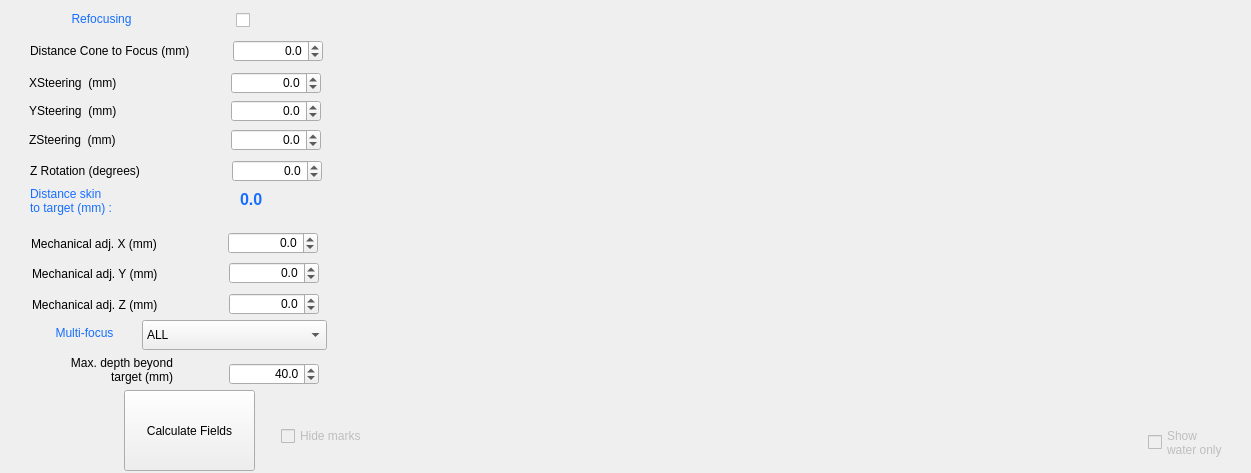
<?xml version="1.0" encoding="UTF-8"?>
<ui version="4.0">
 <class>Widget</class>
 <widget class="QWidget" name="Widget">
  <property name="geometry">
   <rect>
    <x>0</x>
    <y>0</y>
    <width>1251</width>
    <height>473</height>
   </rect>
  </property>
  <property name="windowTitle">
   <string>Widget</string>
  </property>
  <property name="styleSheet">
   <string notr="true"/>
  </property>
  <widget class="QLabel" name="label_20">
   <property name="geometry">
    <rect>
     <x>31</x>
     <y>234</y>
     <width>143</width>
     <height>20</height>
    </rect>
   </property>
   <property name="text">
    <string>Mechanical adj. X (mm)</string>
   </property>
  </widget>
  <widget class="QDoubleSpinBox" name="ZSteeringSpinBox">
   <property name="geometry">
    <rect>
     <x>231</x>
     <y>129</y>
     <width>90</width>
     <height>22</height>
    </rect>
   </property>
   <property name="alignment">
    <set>Qt::AlignRight|Qt::AlignTrailing|Qt::AlignVCenter</set>
   </property>
   <property name="decimals">
    <number>1</number>
   </property>
   <property name="minimum">
    <double>-5.000000000000000</double>
   </property>
   <property name="maximum">
    <double>5.000000000000000</double>
   </property>
   <property name="singleStep">
    <double>0.100000000000000</double>
   </property>
   <property name="value">
    <double>0.000000000000000</double>
   </property>
  </widget>
  <widget class="QLabel" name="label_19">
   <property name="geometry">
    <rect>
     <x>29</x>
     <y>130</y>
     <width>143</width>
     <height>20</height>
    </rect>
   </property>
   <property name="text">
    <string>ZSteering  (mm)</string>
   </property>
  </widget>
  <widget class="QLabel" name="DistanceSkinLabel">
   <property name="geometry">
    <rect>
     <x>240</x>
     <y>184</y>
     <width>76</width>
     <height>31</height>
    </rect>
   </property>
   <property name="font">
    <font>
     <pointsize>12</pointsize>
     <bold>true</bold>
    </font>
   </property>
   <property name="styleSheet">
    <string notr="true">color:rgb(22, 110, 255)</string>
   </property>
   <property name="text">
    <string>0.0</string>
   </property>
   <property name="textInteractionFlags">
    <set>Qt::LinksAccessibleByMouse|Qt::TextSelectableByMouse</set>
   </property>
  </widget>
  <widget class="QLabel" name="label_21">
   <property name="geometry">
    <rect>
     <x>30</x>
     <y>185</y>
     <width>150</width>
     <height>31</height>
    </rect>
   </property>
   <property name="styleSheet">
    <string notr="true">color:rgb(22, 110, 255)</string>
   </property>
   <property name="text">
    <string>Distance skin
to target (mm) :</string>
   </property>
   <property name="indent">
    <number>0</number>
   </property>
  </widget>
  <widget class="QDoubleSpinBox" name="XMechanicSpinBox">
   <property name="geometry">
    <rect>
     <x>228</x>
     <y>232</y>
     <width>90</width>
     <height>22</height>
    </rect>
   </property>
   <property name="alignment">
    <set>Qt::AlignRight|Qt::AlignTrailing|Qt::AlignVCenter</set>
   </property>
   <property name="decimals">
    <number>1</number>
   </property>
   <property name="minimum">
    <double>-10.000000000000000</double>
   </property>
   <property name="maximum">
    <double>10.000000000000000</double>
   </property>
   <property name="singleStep">
    <double>0.100000000000000</double>
   </property>
   <property name="value">
    <double>0.000000000000000</double>
   </property>
  </widget>
  <widget class="QLabel" name="label_23">
   <property name="geometry">
    <rect>
     <x>32</x>
     <y>264</y>
     <width>143</width>
     <height>20</height>
    </rect>
   </property>
   <property name="text">
    <string>Mechanical adj. Y (mm)</string>
   </property>
  </widget>
  <widget class="QDoubleSpinBox" name="YMechanicSpinBox">
   <property name="geometry">
    <rect>
     <x>229</x>
     <y>262</y>
     <width>90</width>
     <height>22</height>
    </rect>
   </property>
   <property name="alignment">
    <set>Qt::AlignRight|Qt::AlignTrailing|Qt::AlignVCenter</set>
   </property>
   <property name="decimals">
    <number>1</number>
   </property>
   <property name="minimum">
    <double>-10.000000000000000</double>
   </property>
   <property name="maximum">
    <double>10.000000000000000</double>
   </property>
   <property name="singleStep">
    <double>0.100000000000000</double>
   </property>
   <property name="value">
    <double>0.000000000000000</double>
   </property>
  </widget>
  <widget class="QPushButton" name="CalculatePlanningMask">
   <property name="geometry">
    <rect>
     <x>124</x>
     <y>390</y>
     <width>131</width>
     <height>81</height>
    </rect>
   </property>
   <property name="autoFillBackground">
    <bool>false</bool>
   </property>
   <property name="styleSheet">
    <string notr="true"/>
   </property>
   <property name="text">
    <string>Calculate Fields</string>
   </property>
  </widget>
  <widget class="QWidget" name="AcField_plot1" native="true">
   <property name="geometry">
    <rect>
     <x>343</x>
     <y>30</y>
     <width>868</width>
     <height>381</height>
    </rect>
   </property>
  </widget>
  <widget class="QLabel" name="ZMechaniclabel">
   <property name="geometry">
    <rect>
     <x>32</x>
     <y>295</y>
     <width>143</width>
     <height>20</height>
    </rect>
   </property>
   <property name="text">
    <string>Mechanical adj. Z (mm)</string>
   </property>
  </widget>
  <widget class="QDoubleSpinBox" name="ZMechanicSpinBox">
   <property name="geometry">
    <rect>
     <x>229</x>
     <y>293</y>
     <width>90</width>
     <height>22</height>
    </rect>
   </property>
   <property name="alignment">
    <set>Qt::AlignRight|Qt::AlignTrailing|Qt::AlignVCenter</set>
   </property>
   <property name="decimals">
    <number>1</number>
   </property>
   <property name="minimum">
    <double>-90.000000000000000</double>
   </property>
   <property name="maximum">
    <double>90.000000000000000</double>
   </property>
   <property name="singleStep">
    <double>0.100000000000000</double>
   </property>
   <property name="value">
    <double>0.000000000000000</double>
   </property>
  </widget>
  <widget class="QCheckBox" name="RefocusingcheckBox">
   <property name="geometry">
    <rect>
     <x>223</x>
     <y>10</y>
     <width>27</width>
     <height>20</height>
    </rect>
   </property>
   <property name="font">
    <font>
     <pointsize>18</pointsize>
    </font>
   </property>
   <property name="layoutDirection">
    <enum>Qt::RightToLeft</enum>
   </property>
   <property name="text">
    <string/>
   </property>
  </widget>
  <widget class="QLabel" name="label_22">
   <property name="geometry">
    <rect>
     <x>30</x>
     <y>9</y>
     <width>143</width>
     <height>20</height>
    </rect>
   </property>
   <property name="styleSheet">
    <string notr="true">color:rgb(22, 110, 255)</string>
   </property>
   <property name="text">
    <string>Refocusing</string>
   </property>
   <property name="alignment">
    <set>Qt::AlignCenter</set>
   </property>
  </widget>
  <widget class="QDoubleSpinBox" name="DistanceConeToFocusSpinBox">
   <property name="geometry">
    <rect>
     <x>233</x>
     <y>40</y>
     <width>90</width>
     <height>22</height>
    </rect>
   </property>
   <property name="alignment">
    <set>Qt::AlignRight|Qt::AlignTrailing|Qt::AlignVCenter</set>
   </property>
   <property name="decimals">
    <number>1</number>
   </property>
   <property name="minimum">
    <double>-5.000000000000000</double>
   </property>
   <property name="maximum">
    <double>5.000000000000000</double>
   </property>
   <property name="singleStep">
    <double>0.100000000000000</double>
   </property>
   <property name="value">
    <double>0.000000000000000</double>
   </property>
  </widget>
  <widget class="QLabel" name="label_25">
   <property name="geometry">
    <rect>
     <x>30</x>
     <y>41</y>
     <width>191</width>
     <height>20</height>
    </rect>
   </property>
   <property name="text">
    <string>Distance Cone to Focus (mm)</string>
   </property>
  </widget>
  <widget class="QLabel" name="label_26">
   <property name="geometry">
    <rect>
     <x>30</x>
     <y>161</y>
     <width>143</width>
     <height>20</height>
    </rect>
   </property>
   <property name="text">
    <string>Z Rotation (degrees)</string>
   </property>
  </widget>
  <widget class="QDoubleSpinBox" name="ZRotationSpinBox">
   <property name="geometry">
    <rect>
     <x>232</x>
     <y>160</y>
     <width>90</width>
     <height>22</height>
    </rect>
   </property>
   <property name="alignment">
    <set>Qt::AlignRight|Qt::AlignTrailing|Qt::AlignVCenter</set>
   </property>
   <property name="decimals">
    <number>1</number>
   </property>
   <property name="minimum">
    <double>-180.000000000000000</double>
   </property>
   <property name="maximum">
    <double>180.000000000000000</double>
   </property>
   <property name="singleStep">
    <double>5.000000000000000</double>
   </property>
   <property name="value">
    <double>0.000000000000000</double>
   </property>
  </widget>
  <widget class="QLabel" name="label_27">
   <property name="geometry">
    <rect>
     <x>20</x>
     <y>355</y>
     <width>153</width>
     <height>30</height>
    </rect>
   </property>
   <property name="text">
    <string>Max. depth beyond
target (mm)</string>
   </property>
   <property name="alignment">
    <set>Qt::AlignRight|Qt::AlignTrailing|Qt::AlignVCenter</set>
   </property>
  </widget>
  <widget class="QDoubleSpinBox" name="MaxDepthSpinBox">
   <property name="geometry">
    <rect>
     <x>229</x>
     <y>363</y>
     <width>90</width>
     <height>22</height>
    </rect>
   </property>
   <property name="alignment">
    <set>Qt::AlignRight|Qt::AlignTrailing|Qt::AlignVCenter</set>
   </property>
   <property name="decimals">
    <number>1</number>
   </property>
   <property name="minimum">
    <double>20.000000000000000</double>
   </property>
   <property name="maximum">
    <double>100.000000000000000</double>
   </property>
   <property name="singleStep">
    <double>1.000000000000000</double>
   </property>
   <property name="value">
    <double>40.000000000000000</double>
   </property>
  </widget>
  <widget class="QWidget" name="IsppaScrollBars" native="true">
   <property name="geometry">
    <rect>
     <x>405</x>
     <y>410</y>
     <width>730</width>
     <height>61</height>
    </rect>
   </property>
  </widget>
  <widget class="QCheckBox" name="ShowWaterResultscheckBox">
   <property name="enabled">
    <bool>false</bool>
   </property>
   <property name="geometry">
    <rect>
     <x>1148</x>
     <y>417</y>
     <width>93</width>
     <height>51</height>
    </rect>
   </property>
   <property name="text">
    <string>Show
water only</string>
   </property>
  </widget>
  <widget class="QCheckBox" name="HideMarkscheckBox">
   <property name="enabled">
    <bool>false</bool>
   </property>
   <property name="geometry">
    <rect>
     <x>281</x>
     <y>422</y>
     <width>97</width>
     <height>28</height>
    </rect>
   </property>
   <property name="text">
    <string>Hide marks</string>
   </property>
  </widget>
  <widget class="QLabel" name="MultifocusLabel">
   <property name="geometry">
    <rect>
     <x>13</x>
     <y>323</y>
     <width>143</width>
     <height>20</height>
    </rect>
   </property>
   <property name="styleSheet">
    <string notr="true">color:rgb(22, 110, 255)</string>
   </property>
   <property name="text">
    <string>Multi-focus</string>
   </property>
   <property name="alignment">
    <set>Qt::AlignCenter</set>
   </property>
  </widget>
  <widget class="QComboBox" name="SelCombinationDropDown">
   <property name="geometry">
    <rect>
     <x>142</x>
     <y>320</y>
     <width>185</width>
     <height>30</height>
    </rect>
   </property>
   <item>
    <property name="text">
     <string>ALL</string>
    </property>
   </item>
  </widget>
  <widget class="QDoubleSpinBox" name="YSteeringSpinBox">
   <property name="geometry">
    <rect>
     <x>231</x>
     <y>100</y>
     <width>90</width>
     <height>22</height>
    </rect>
   </property>
   <property name="alignment">
    <set>Qt::AlignRight|Qt::AlignTrailing|Qt::AlignVCenter</set>
   </property>
   <property name="decimals">
    <number>1</number>
   </property>
   <property name="minimum">
    <double>-5.000000000000000</double>
   </property>
   <property name="maximum">
    <double>5.000000000000000</double>
   </property>
   <property name="singleStep">
    <double>0.100000000000000</double>
   </property>
   <property name="value">
    <double>0.000000000000000</double>
   </property>
  </widget>
  <widget class="QLabel" name="label_28">
   <property name="geometry">
    <rect>
     <x>29</x>
     <y>101</y>
     <width>143</width>
     <height>20</height>
    </rect>
   </property>
   <property name="text">
    <string>YSteering  (mm)</string>
   </property>
  </widget>
  <widget class="QLabel" name="label_29">
   <property name="geometry">
    <rect>
     <x>29</x>
     <y>73</y>
     <width>143</width>
     <height>20</height>
    </rect>
   </property>
   <property name="text">
    <string>XSteering  (mm)</string>
   </property>
  </widget>
  <widget class="QDoubleSpinBox" name="XSteeringSpinBox">
   <property name="geometry">
    <rect>
     <x>231</x>
     <y>72</y>
     <width>90</width>
     <height>22</height>
    </rect>
   </property>
   <property name="alignment">
    <set>Qt::AlignRight|Qt::AlignTrailing|Qt::AlignVCenter</set>
   </property>
   <property name="decimals">
    <number>1</number>
   </property>
   <property name="minimum">
    <double>-5.000000000000000</double>
   </property>
   <property name="maximum">
    <double>5.000000000000000</double>
   </property>
   <property name="singleStep">
    <double>0.100000000000000</double>
   </property>
   <property name="value">
    <double>0.000000000000000</double>
   </property>
  </widget>
 </widget>
 <tabstops>
  <tabstop>DistanceConeToFocusSpinBox</tabstop>
  <tabstop>XSteeringSpinBox</tabstop>
  <tabstop>YSteeringSpinBox</tabstop>
  <tabstop>ZSteeringSpinBox</tabstop>
  <tabstop>ZRotationSpinBox</tabstop>
  <tabstop>XMechanicSpinBox</tabstop>
  <tabstop>YMechanicSpinBox</tabstop>
  <tabstop>ZMechanicSpinBox</tabstop>
  <tabstop>SelCombinationDropDown</tabstop>
  <tabstop>MaxDepthSpinBox</tabstop>
  <tabstop>ShowWaterResultscheckBox</tabstop>
  <tabstop>RefocusingcheckBox</tabstop>
  <tabstop>CalculatePlanningMask</tabstop>
  <tabstop>HideMarkscheckBox</tabstop>
 </tabstops>
 <resources/>
 <connections/>
</ui>
